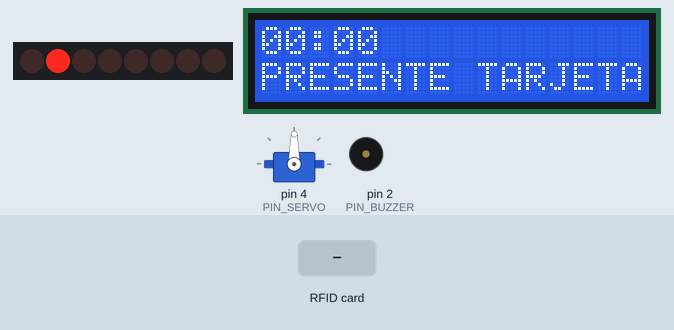
Bench run of a sketch on a simulated Arduino Uno, built with avr-gcc and run on an emulated ATmega328P. Shown: 8 shift-register outputs drawn as a row of LEDs (first output left, lit = HIGH), 16×2 character LCD, servo, buzzer (waves = sounding, pin HIGH). Wiring (inferred from the names in the program): shift register (74HC595): data pin 7; shift clock pin 8; latch pin 9. Wiring (inferred from the signals the program sends): row of LEDs: on Q0, Q1, Q2, Q3, Q4, Q5, Q6, Q7. The test bench sets the inputs (shaded band). EEPROM starts erased; pins used as bus, display or sensor lines are not drawn; what the sketch prints to the serial monitor is not drawn.

Above: at 2.8 s.
2.9 s: RFID card 5E 7A 19 C4 held to the reader
At 2.91 s:
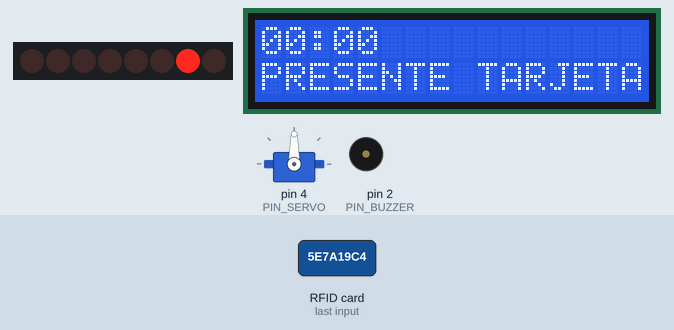
At 3.7 s:
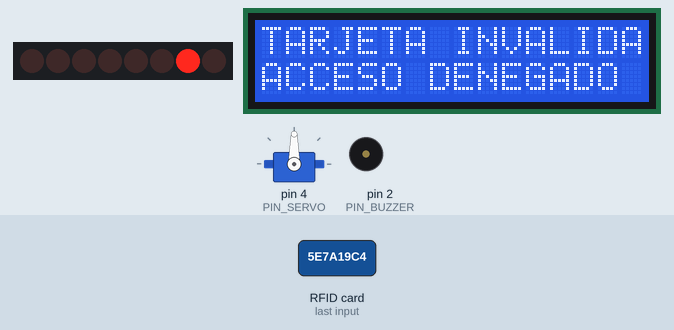
5.9 s: RFID card 45 7A D7 06 held to the reader
At 6.4 s:
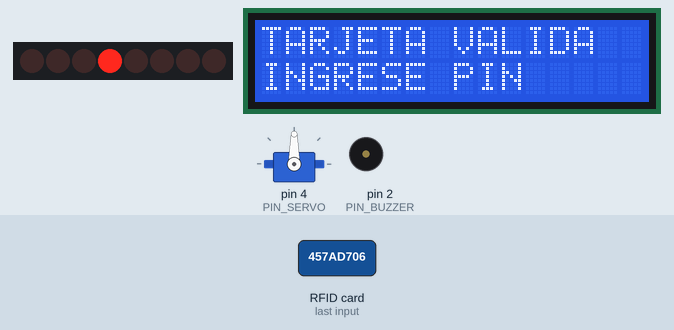
Timing chart, 0 to 8.9 s (numbered marks = the images above; inputs shaded):
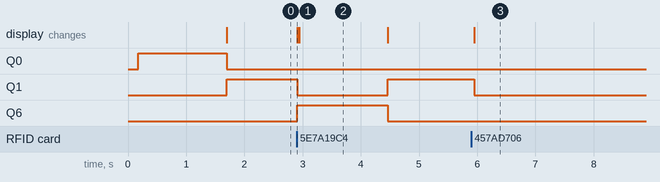

Measured:
- after the input at 2.9 s, Q1: HIGH → LOW at once, → HIGH 1.6 s later; Q6: LOW → HIGH at once, → LOW 1.6 s later; the display: changes at once (image 1)
- after the input at 5.9 s, Q1: HIGH → LOW after 0.05 s; the display: changes after 0.05 s (image 3)
- what the display in image 2 shows lasts 1.6 s, from 2.9 s to 4.5 s

The sketch:

base.ino
```cpp
/*
 ==============================================================
             ARQUITECTURA DEL COMPUTADOR
        PROYECTO: SISTEMA DE CONTROL DE ACCESO

                 PROGRAMA BASE
 ==============================================================

 Este programa contiene la arquitectura general del proyecto.

 Durante los siguientes laboratorios se implementarán
 progresivamente las funciones marcadas como:

 - Inicialización de pantalla LCD.
 - Lectura de tarjeta RFID.

 Al finalizar los laboratorios, este programa se habrá
 convertido en el sistema completo de control de acceso.
 ==============================================================
*/


#include <Wire.h>
#include <LiquidCrystal_I2C.h>
#include <Servo.h>
#include <SPI.h>
#include <MFRC522.h>
#include <EEPROM.h>


// ==============================================================
// 1. MAPA DE PINES
// ==============================================================

/*
 ARDUINO UNO
 --------------------------------------------------------------

 D0  -> Serial RX
 D1  -> Serial TX

 D2  -> Buzzer pasivo
 D3  -> Botón de diagnóstico
 D4  -> Servo

 D5  -> Libre

 D6  -> RFID RST

 D7  -> 74HC595 DATA
 D8  -> 74HC595 CLOCK
 D9  -> 74HC595 LATCH

 D10 -> RFID SDA / SS
 D11 -> RFID MOSI
 D12 -> RFID MISO
 D13 -> RFID SCK

 A0  -> Keypad C1
 A1  -> Keypad C2
 A2  -> Keypad C3
 A3  -> Keypad C4

 A4  -> LCD SDA
 A5  -> LCD SCL
*/


const byte PIN_BUZZER = 2;
const byte PIN_DIAG   = 3;
const byte PIN_SERVO  = 4;

const byte RFID_RST = 6;

const byte DATA  = 7;
const byte CLOCK = 8;
const byte LATCH = 9;

const byte RFID_SS = 10;

const byte columnas[4] = {
  A0, A1, A2, A3
};


// ==============================================================
// 2. DISPOSITIVOS
// ==============================================================

LiquidCrystal_I2C lcd(0x27, 16, 2);

Servo puerta;

MFRC522 rfid(RFID_SS, RFID_RST);


// ==============================================================
// 3. REGISTRO DE DESPLAZAMIENTO 74HC595
// ==============================================================

/*
 Cada bit del registro corresponde a un LED de estado.
 Solo un LED estará encendido a la vez.

                  74HC595

             Q0 ─────► LED 1 - Inicio
             Q1 ─────► LED 2 - Esperando RFID
             Q2 ─────► LED 3 - Validando RFID
             Q3 ─────► LED 4 - Esperando PIN
             Q4 ─────► LED 5 - Validando PIN
             Q5 ─────► LED 6 - Autorizado
             Q6 ─────► LED 7 - Denegado
             Q7 ─────► LED 8 - Alarma

 Bits:

       7   6   5   4   3   2   1   0
     ┌───┬───┬───┬───┬───┬───┬───┬───┐
     │AL │DE │AU │VP │EP │VR │ER │IN │
     └───┴───┴───┴───┴───┴───┴───┴───┘

*/

byte registro = B00000001; // Inicio: LED 1 encendido


// ==============================================================
// 4. MAPA DEL KEYPAD
// ==============================================================

char teclas[4][4] = {

  {'1', '2', '3', 'A'},
  {'4', '5', '6', 'B'},
  {'7', '8', '9', 'C'},
  {'*', '0', '#', 'D'}

};


// ==============================================================
// 5. VARIABLES DEL SISTEMA
// ==============================================================

// UID obtenido del RC522
String UIDLeido = "";

// Tamaño del UID y almacenar lo que leemos
const byte TAMANO_UID = 4;
byte uidLeido[4];

// PIN introducido mediante el keypad
char pinIngresado[5] = "";
byte posicionPIN = 0;

// Número de intentos incorrectos
byte intentosFallidos = 0;

// Indica si el acceso fue denegado por tarjeta inválida (true) o PIN incorrecto (false)
bool tarjetaInvalida = false;


// ==============================================================
// 6. ESTADOS DEL SISTEMA
// ==============================================================

/*
 La CPU solamente puede encontrarse en uno de estos
 estados en un momento determinado.

 El estado actual determina qué operación realizará
 el programa.
*/

enum EstadoSistema
{
  ESPERANDO_RFID,

  ESPERANDO_PIN,

  VALIDANDO_PIN,

  ACCESO_AUTORIZADO,

  ACCESO_DENEGADO,

  PUERTA_ABIERTA,

  ALARMA
};


EstadoSistema estado = ESPERANDO_RFID;


// ==============================================================
// 7. ACTUALIZAR 74HC595
// ==============================================================

void actualizarRegistro()
{
  digitalWrite(LATCH, LOW);

  shiftOut(DATA, CLOCK, MSBFIRST, registro);

  digitalWrite(LATCH, HIGH);
}


// ==============================================================
// 8. CONTROL DE LEDs DE ESTADO
// ==============================================================

/*
 Envía al 74HC595 el valor binario correspondiente al estado
 activo, encendiendo únicamente el LED asociado.

     Estado           Valor       LED
     Inicio         00000001      1
     Esperando RFID 00000010      2
     Validando RFID 00000100      3
     Esperando PIN  00001000      4
     Validando PIN  00010000      5
     Autorizado     00100000      6
     Denegado       01000000      7
     Alarma         10000000      8
*/

void indicarEstado(byte valorLED)
{
  registro = valorLED;
  actualizarRegistro();
}


// ==============================================================
// 9. EEPROM - ALMACENAMIENTO DE USUARIOS
// ==============================================================

/*
 Cada usuario tiene:
   - uid : identificador único de su tarjeta/llavero RFID (4 bytes)
   - pin : código numérico de 4 dígitos asociado

 Para agregar un usuario nuevo, añadir una entrada al arreglo
 y actualizar NUM_USUARIOS.
*/

struct Usuario {
  byte uid[TAMANO_UID];
  char pin[5];
};

Usuario usuarios[] = {
  {{0x45, 0x7A, 0xD7, 0x06}, "1234"} //Usuario 1 - Tarjeta Blanca
};

const byte NUM_USUARIOS = sizeof(usuarios) / sizeof(usuarios[0]);

// Índice del usuario identificado (se llena al validar la tarjeta)
byte usuarioActual = 0;

// Prototipos manuales para evitar conflicto con el generador de Arduino
void guardarUsuarioEEPROM(byte indice, byte uid[], const char pin[]);
void cargarUsuarioEEPROM(byte indice, Usuario *u);
void inicializarEEPROM();

/*
 Layout en EEPROM (por usuario):

   Dirección base = u * (TAMANO_UID + 4)

   [base + 0 .. base + 3] -> UID  (4 bytes)
   [base + 4 .. base + 7] -> PIN  (4 chars + null)

   Ejemplo con 1 usuario:
     Dirección 0-3  -> UID
     Dirección 4-7  -> PIN
*/

const byte TAMANO_REGISTRO = TAMANO_UID + 5; // 4 bytes UID + 4 chars PIN + null

void guardarUsuarioEEPROM(byte indice, byte uid[], const char pin[])
{
  // Calcular dirección base del usuario en EEPROM
  int base = indice * TAMANO_REGISTRO;

  // Escribir los 4 bytes del UID
  for (byte i = 0; i < TAMANO_UID; i++)
    EEPROM.write(base + i, uid[i]);

  // Escribir los 4 dígitos del PIN más el terminador nulo
  for (byte i = 0; i < 5; i++)
    EEPROM.write(base + TAMANO_UID + i, pin[i]);
}

void cargarUsuarioEEPROM(byte indice, Usuario *u)
{
  // Calcular dirección base del usuario en EEPROM
  int base = indice * TAMANO_REGISTRO;

  // Leer los 4 bytes del UID
  for (byte i = 0; i < TAMANO_UID; i++)
    u->uid[i] = EEPROM.read(base + i);

  // Leer los 4 dígitos del PIN más el terminador nulo
  for (byte i = 0; i < 5; i++)
    u->pin[i] = EEPROM.read(base + TAMANO_UID + i);
}

void inicializarEEPROM()
{
  /*
   Escribe los usuarios del arreglo usuarios[] en EEPROM
   solo si la EEPROM no ha sido inicializada antes.

   Usa la dirección 511 como bandera:
     0xAA -> ya inicializada, no sobreescribir
     otro -> primera vez, escribir usuarios
  */

  if (EEPROM.read(511) == 0xAA)
  {
    // EEPROM ya tiene datos: cargar usuarios desde ahí
    for (byte u = 0; u < NUM_USUARIOS; u++)
      cargarUsuarioEEPROM(u, &usuarios[u]);

    return;
  }

  // Primera vez: escribir los usuarios definidos en el arreglo
  for (byte u = 0; u < NUM_USUARIOS; u++)
    guardarUsuarioEEPROM(u, usuarios[u].uid, usuarios[u].pin);

  // Marcar EEPROM como inicializada
  EEPROM.write(511, 0xAA);
}


// ==============================================================
// 10. SELECCIÓN DE FILA DEL KEYPAD
// ==============================================================

void seleccionarFila(byte fila)
{
  /*
   TODO - LABORATORIO KEYPAD

   Para detectar una tecla:

   1. Colocar Q0-Q3 en HIGH.

   2. Colocar únicamente la fila que se desea
      consultar en LOW.

   3. Enviar el nuevo valor al 74HC595.

   Pista:

       bitClear()
  */
}


// ==============================================================
// 11. LECTURA DEL KEYPAD
// ==============================================================

char leerTeclado()
{
  /*
   TODO - LABORATORIO KEYPAD

   Implementar el barrido de la matriz 4x4.

   El algoritmo deberá:

   1. Seleccionar una fila.
   2. Leer las cuatro columnas.
   3. Determinar qué tecla fue presionada.
   4. Manejar el rebote de la tecla.
   5. Retornar el carácter correspondiente.

   Si ninguna tecla fue presionada:

       return 0;
  */

  return 0;
}


// ==============================================================
// 12. LECTURA DEL RFID
// ==============================================================
String leerTarjeta()
{
  /*
   Lectura del módulo RC522.

   1. Verifica si hay una nueva tarjeta presente.
   2. Lee el UID de la tarjeta.
   3. Copia los bytes al arreglo global uidLeido[].
   4. Construye y retorna el UID como String hexadecimal.
   5. Detiene la comunicación con la tarjeta.

   Retorna "" si no hay tarjeta presente.
  */

  if (!rfid.PICC_IsNewCardPresent() || !rfid.PICC_ReadCardSerial())
    return "";

  String uid = "";

  for (byte i = 0; i < rfid.uid.size; i++)
  {
    // Guardar cada byte en el arreglo global para comparación posterior
    uidLeido[i] = rfid.uid.uidByte[i];

    // Agregar cero a la izquierda si el byte es menor a 0x10
    if (rfid.uid.uidByte[i] < 0x10) uid += "0";

    uid += String(rfid.uid.uidByte[i], HEX);
  }

  // Detener comunicación con la tarjeta actual
  rfid.PICC_HaltA();

  mostrarUID();

  return uid;
}


// ==============================================================
// 13. VALIDACIÓN DE TARJETA
// ==============================================================

void mostrarUID() //Para ver en la terminal el UID detectado
{
  Serial.print("UID detectado: ");

  for (byte i = 0; i < rfid.uid.size; i++)
  {
    if (rfid.uid.uidByte[i] < 0x10)
    {
      Serial.print("0");
    }

    Serial.print(rfid.uid.uidByte[i], HEX);
    Serial.print(" ");
  }

  Serial.println();
}

bool tarjetaAutorizada(String uid)
{
  /*
   Busca el UID leído en el arreglo de usuarios registrados.

   Recorre cada usuario y compara byte a byte su UID
   con el contenido de uidLeido[].

   Si encuentra coincidencia:
     - Guarda el índice en usuarioActual (para usar su PIN después)
     - Retorna true

   Si ningún usuario coincide, retorna false.
  */

  for (byte u = 0; u < NUM_USUARIOS; u++)
  {
    bool coincide = true;

    for (byte i = 0; i < TAMANO_UID; i++)
    {
      if (uidLeido[i] != usuarios[u].uid[i])
      {
        coincide = false;
        break;
      }
    }

    if (coincide)
    {
      // Guardar qué usuario fue identificado
      usuarioActual = u;
      return true;
    }
  }

  return false;
}


// ==============================================================
// 14. CAPTURA DEL PIN
// ==============================================================

bool leerPIN()
{
  /*
   TODO - LABORATORIO KEYPAD / INTEGRACIÓN

   Utilizar:

       leerTeclado()

   para capturar un PIN de cuatro números.

   Cada número deberá almacenarse en:

       pinIngresado

   Cuando existan cuatro números:

       return true;

   Mientras el usuario continúe escribiendo:

       return false;


   SUGERENCIA:

   En el LCD no mostrar los números.

   Mostrar:

       *
       **
       ***
       ****
  */

  return false;
}


// ==============================================================
// 15. VALIDACIÓN DEL PIN
// ==============================================================

bool validarPIN()
{
  /*
   TODO - LABORATORIO EEPROM

   El PIN autorizado se encuentra almacenado
   en la memoria EEPROM.

   El algoritmo deberá:

   1. Leer el PIN almacenado.
   2. Compararlo con pinIngresado.
   3. Determinar si son iguales.

   Retornar:

       true  -> PIN correcto
       false -> PIN incorrecto
  */

  return false;
}


// ==============================================================
// 16. ABRIR PUERTA
// ==============================================================

void abrirPuerta()
{
  /*
   TODO - LABORATORIO SERVO

   Mover el servo a la posición correspondiente
   a la puerta abierta.
  */
}


// ==============================================================
// 17. CERRAR PUERTA
// ==============================================================

void cerrarPuerta()
{
  /*
   TODO - LABORATORIO SERVO

   Mover el servo a la posición correspondiente
   a la puerta cerrada.
  */
}


// ==============================================================
// 18. SONIDO DE ACCESO CORRECTO
// ==============================================================

void sonidoCorrecto()
{
  /*
   TODO - LABORATORIO BUZZER

   Utilizar el buzzer pasivo para generar
   un sonido que indique acceso autorizado.
  */
}


// ==============================================================
// 19. SONIDO DE ERROR
// ==============================================================

void sonidoError()
{
  /*
   TODO - LABORATORIO BUZZER

   Generar un sonido diferente que permita
   reconocer un acceso incorrecto.
  */
}


// ==============================================================
// 20. ALARMA
// ==============================================================

void activarAlarma()
{
  /*
   TODO - PROYECTO FINAL

   Diseñar el comportamiento de la alarma.

   Puede utilizar:

       - LED rojo
       - Buzzer
       - LCD

   La implementación queda a criterio
   de cada equipo.
  */
}


// ==============================================================
// 21. REINICIAR CICLO DE AUTENTICACIÓN
// ==============================================================

void reiniciarSistema()
{

  // Limpiar variables de sesión
  UIDLeido = "";
  posicionPIN = 0;
  pinIngresado[0] = '\0';
  usuarioActual = 0;


  // Mostrar pantalla principal de espera
  // Línea 0: hora actual (placeholder hasta integrar RTC)
  // Línea 1: instrucción al usuario
  lcd.clear();

  lcd.setCursor(0, 0);
  lcd.print("00:00");

  lcd.setCursor(0, 1);
  lcd.print("PRESENTE TARJETA");

  estado = ESPERANDO_RFID;
  indicarEstado(B00000010); // LED 2: Esperando RFID
}


// ==============================================================
// 22. SETUP
// ==============================================================

void setup()
{

  // ----------------------------------------------------------
  // SERIAL
  // ----------------------------------------------------------

  Serial.begin(9600);


  // ----------------------------------------------------------
  // LCD
  // ----------------------------------------------------------

  lcd.init();

  lcd.backlight();


  // ----------------------------------------------------------
  // 74HC595
  // ----------------------------------------------------------

  pinMode(DATA, OUTPUT);
  pinMode(CLOCK, OUTPUT);
  pinMode(LATCH, OUTPUT);

  actualizarRegistro();


  // ----------------------------------------------------------
  // KEYPAD
  // ----------------------------------------------------------

  for (byte i = 0; i < 4; i++)
  {
    pinMode(columnas[i], INPUT_PULLUP);
  }


  // ----------------------------------------------------------
  // BUZZER
  // ----------------------------------------------------------

  pinMode(PIN_BUZZER, OUTPUT);


  // ----------------------------------------------------------
  // BOTÓN DIAGNÓSTICO
  // ----------------------------------------------------------

  pinMode(PIN_DIAG, INPUT_PULLUP);


  // ----------------------------------------------------------
  // SERVO
  // ----------------------------------------------------------

  puerta.attach(PIN_SERVO);


  // ----------------------------------------------------------
  // RFID
  // ----------------------------------------------------------

  SPI.begin();

  rfid.PCD_Init();


  // ----------------------------------------------------------
  // EEPROM
  // ----------------------------------------------------------

  inicializarEEPROM();


  // ----------------------------------------------------------
  // INICIO
  // ----------------------------------------------------------

  indicarEstado(B00000001); // LED 1: Inicio

  lcd.clear();

  lcd.setCursor(0, 0);
  lcd.print("SISTEMA ACCESO");

  lcd.setCursor(0, 1);
  lcd.print("INICIANDO...");

  delay(1500);

  reiniciarSistema();
}


// ==============================================================
// 23. LOOP
// ==============================================================

void loop()
{

  /*
   ============================================================
                       UNIDAD DE CONTROL
   ============================================================

   La variable "estado" representa el estado actual
   del sistema.

   Dependiendo de ese estado, la CPU ejecutará una
   operación diferente.
  */


  switch (estado)
  {

    // ========================================================
    // ESTADO 0 - ESPERANDO RFID
    // ========================================================

    case ESPERANDO_RFID:

      UIDLeido = leerTarjeta();

      if (UIDLeido != "")
      {
        indicarEstado(B00000100); // LED 3: Validando RFID

        if (tarjetaAutorizada(UIDLeido))
        {
          indicarEstado(B00001000); // LED 4: Esperando PIN

          lcd.clear();

          lcd.setCursor(0, 0);
          lcd.print("TARJETA VALIDA");

          lcd.setCursor(0, 1);
          lcd.print("INGRESE PIN");

          estado = ESPERANDO_PIN;
        }
        else
        {
          indicarEstado(B01000000); // LED 7: Denegado
          tarjetaInvalida = true;
          estado = ACCESO_DENEGADO;
        }
      }

      break;


    // ========================================================
    // ESTADO 1 - ESPERANDO PIN
    // ========================================================

    case ESPERANDO_PIN:

      if (leerPIN())
      {
        indicarEstado(B00010000); // LED 5: Validando PIN
        estado = VALIDANDO_PIN;
      }

      break;


    // ========================================================
    // ESTADO 2 - VALIDANDO PIN
    // ========================================================

    case VALIDANDO_PIN:

      if (validarPIN())
      {
        indicarEstado(B00100000); // LED 6: Autorizado
        estado = ACCESO_AUTORIZADO;
      }
      else
      {
        indicarEstado(B01000000); // LED 7: Denegado
        intentosFallidos++;
        tarjetaInvalida = false;
        estado = ACCESO_DENEGADO;
      }

      break;


    // ========================================================
    // ESTADO 3 - ACCESO AUTORIZADO
    // ========================================================

    case ACCESO_AUTORIZADO:

      indicarEstado(B00100000); // LED 6: Autorizado

      lcd.clear();

      lcd.setCursor(0, 0);
      lcd.print("ACCESO");

      lcd.setCursor(0, 1);
      lcd.print("AUTORIZADO");


      sonidoCorrecto();

      abrirPuerta();


      estado = PUERTA_ABIERTA;

      break;


    // ========================================================
    // ESTADO 4 - ACCESO DENEGADO
    // ========================================================

    case ACCESO_DENEGADO:

      lcd.clear();

      if (tarjetaInvalida)
      {
        // Tarjeta no registrada en el sistema
        lcd.setCursor(0, 0);
        lcd.print("TARJETA INVALIDA");

        lcd.setCursor(0, 1);
        lcd.print("ACCESO DENEGADO");
      }
      else
      {
        // PIN incorrecto
        lcd.setCursor(0, 0);
        lcd.print("PIN INCORRECTO");

        lcd.setCursor(0, 1);
        lcd.print("ACCESO DENEGADO");
      }

      sonidoError();

      delay(1500);


      if (intentosFallidos >= 3)
      {
        estado = ALARMA;
      }
      else
      {
        reiniciarSistema();
      }

      break;


    // ========================================================
    // ESTADO 5 - PUERTA ABIERTA
    // ========================================================

    case PUERTA_ABIERTA:

      lcd.clear();

      lcd.setCursor(0, 0);
      lcd.print("PUERTA ABIERTA");


      delay(3000);


      cerrarPuerta();

      intentosFallidos = 0;


      reiniciarSistema();

      break;


    // ========================================================
    // ESTADO 6 - ALARMA
    // ========================================================

    case ALARMA:

      indicarEstado(B10000000); // LED 8: Alarma

      lcd.clear();

      lcd.setCursor(0, 0);
      lcd.print("!!! ALARMA !!!");


      activarAlarma();

      break;
  }
}
```
